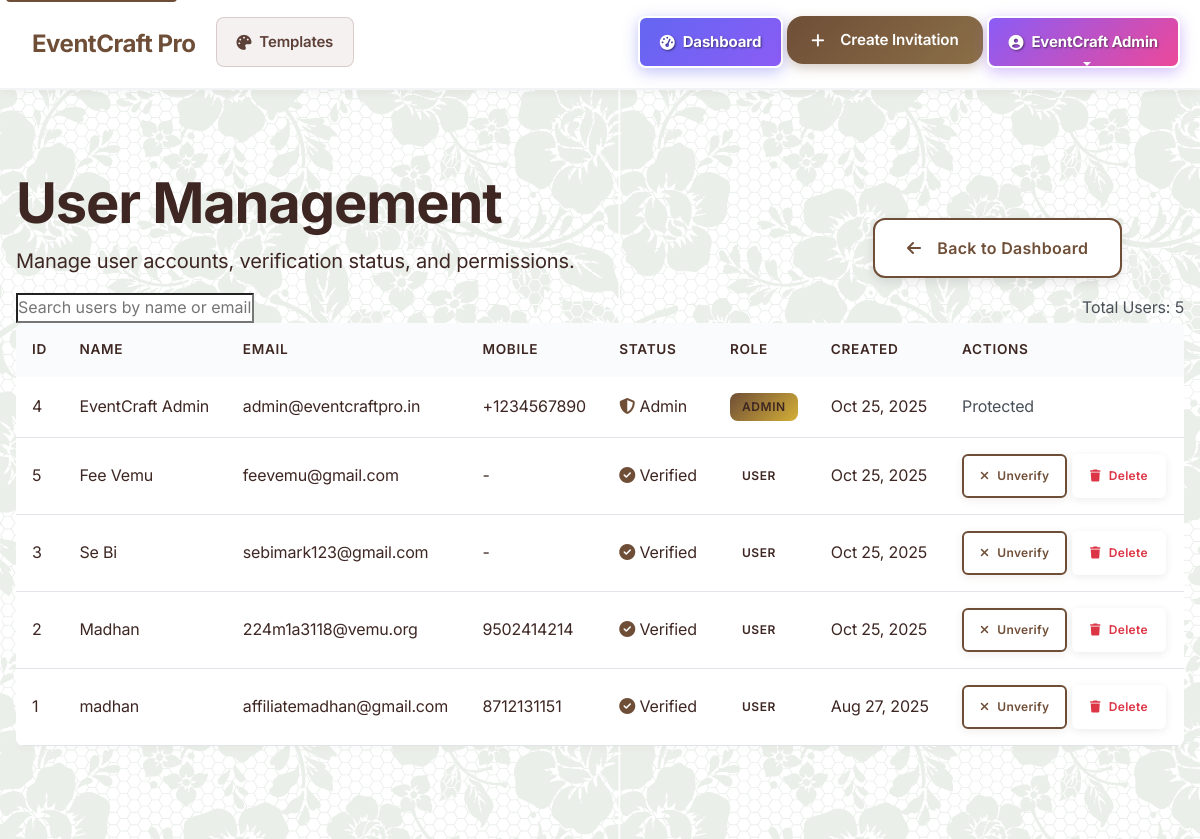
Before: /admin/users (signed in, upper part) with the older database file.
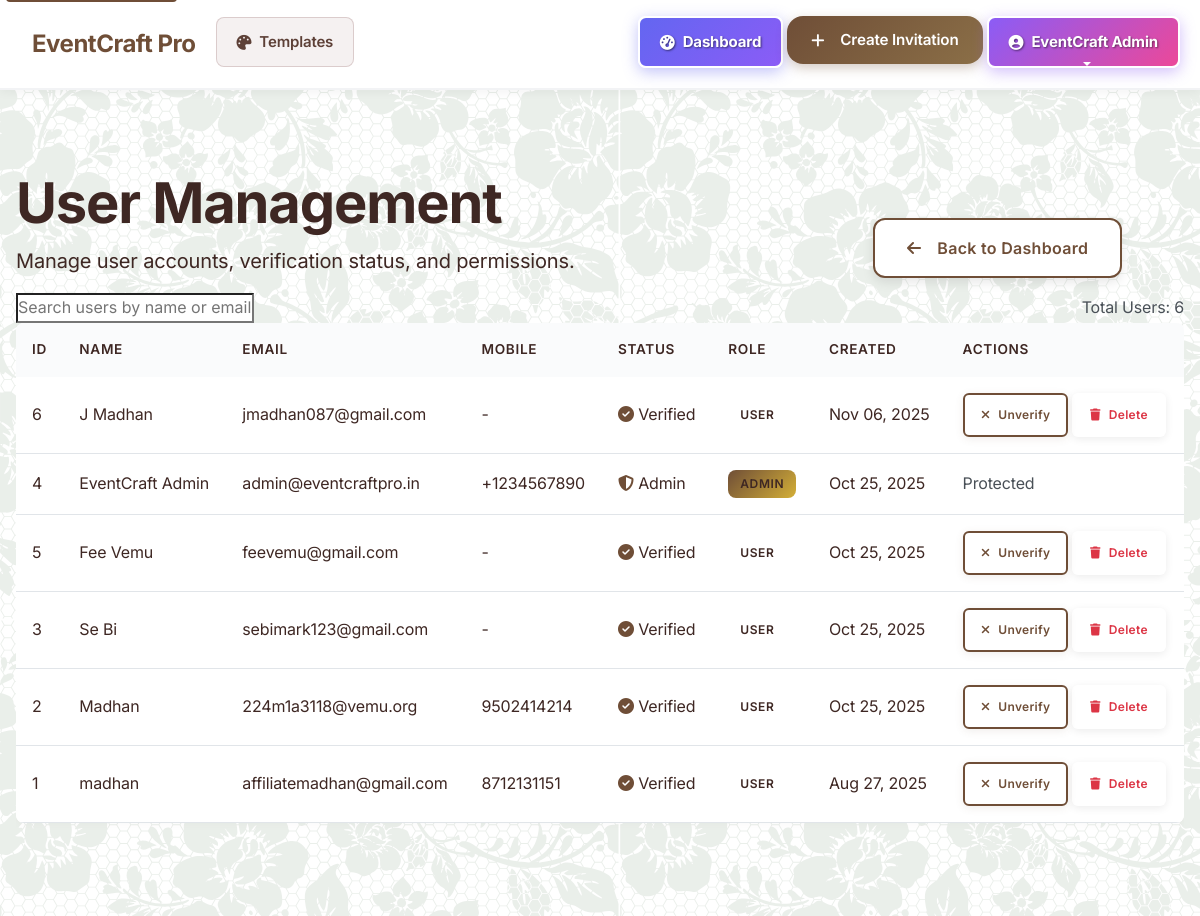
After: the same page with the newer database file.
### models.py (models this page shows)
class User(db.Model):
    __tablename__ = 'users'
    id = db.Column(db.Integer, primary_key=True)
    name = db.Column(db.String(100), nullable=False)
    email = db.Column(db.String(120), unique=True, nullable=False)
    mobile = db.Column(db.String(15), nullable=False)
    password_hash = db.Column(db.String(255), nullable=False)
    is_verified = db.Column(db.Boolean, default=False)
    is_admin = db.Column(db.Boolean, default=False)
    google_id = db.Column(db.String(100), unique=True, nullable=True)
    created_at = db.Column(db.DateTime, default=datetime.utcnow)
    updated_at = db.Column(db.DateTime, default=datetime.utcnow, onupdate=datetime.utcnow)
    invitations = db.relationship('Invitation', backref='user', lazy=True, cascade='all, delete-orphan')

### routes.py (the view)
    @app.route('/admin/users')
    def admin_users():
        if not is_admin():
            flash('Access denied. Admin privileges required.', 'error')
            return redirect(url_for('dashboard'))
        users = User.query.order_by(User.created_at.desc()).all()
        return render_template('admin/users.html', users=users)

### app.py (called while the page is built)
@app.context_processor
def inject_session():
    from flask import session
    return dict(session=session)

### routes.py (called while the page is built)
def is_authenticated():
    return 'user_id' in session

def is_admin():
    if not is_authenticated():
        return False
    user = User.query.get(session['user_id'])
    return user and user.is_admin

### templates/admin/users.html (shortened to what this page needs)
{% extends "base.html" %}
{% block content %}
<section class="admin-hero">
    <div class="container">
        <div class="row align-items-center">
            <div class="col-lg-8">
                <h1 class="hero-title">User Management</h1>
                <p class="hero-subtitle">
                    Manage user accounts, verification status, and permissions.
                </p>
            </div>
            <div class="col-lg-4 text-center">
                <div class="hero-actions">
                    <a href="{{ url_for('admin_dashboard') }}" class="btn btn-light btn-lg">
                        <i class="fas fa-arrow-left me-2"></i>
                        Back to Dashboard
                    </a>
                </div>
            </div>
        </div>
    </div>
</section>
<section class="admin-content">
    <div class="container">
        <div class="search-bar">
            <div class="row align-items-center">
                <div class="col-md-8">
                    <input type="text" class="search-input" id="userSearch" placeholder="Search users by name or email...">
                </div>
                <div class="col-md-4 text-md-end">
                    <span class="text-muted">Total Users: {{ users|length }}</span>
                </div>
            </div>
        </div>
        <div class="admin-table">
            <div class="table-responsive">
                <table class="table">
                    <thead>
                        <tr>
                            <th>ID</th>
                            <th>Name</th>
                            <th>Email</th>
                            <th>Mobile</th>
                            <th>Status</th>
                            <th>Role</th>
                            <th>Created</th>
                            <th>Actions</th>
                        </tr>
                    </thead>
                    <tbody id="usersTableBody">
                        {% for user in users %}
                        <tr data-user-id="{{ user.id }}">
                            <td>{{ user.id }}</td>
                            <td>{{ user.name }}</td>
                            <td>{{ user.email }}</td>
                            <td>{{ user.mobile or '-' }}</td>
                            <td>
                                {% if user.is_admin %}
                                    <span class="user-status admin">
                                        <i class="fas fa-shield-alt"></i>
                                        Admin
                                    </span>
                                {% elif user.is_verified %}
                                    <span class="user-status verified">
                                        <i class="fas fa-check-circle"></i>
                                        Verified
                                    </span>
                                {% else %}
                                    <span class="user-status unverified">
                                        <i class="fas fa-times-circle"></i>
                                        Unverified
                                    </span>
                                {% endif %}
                            </td>
                            <td>
                                {% if user.is_admin %}
                                    <span class="badge bg-danger">Admin</span>
                                {% else %}
                                    <span class="badge bg-secondary">User</span>
                                {% endif %}
                            </td>
                            <td>{{ user.created_at.strftime('%b %d, %Y') }}</td>
                            <td>
                                <div class="action-buttons">
                                    {% if not user.is_admin %}
                                        <button class="btn btn-outline-primary btn-sm toggle-status-btn"
                                                data-user-id="{{ user.id }}"
                                                data-current-status="{{ user.is_verified }}">
                                            {% if user.is_verified %}
                                                <i class="fas fa-times"></i> Unverify
                                            {% else %}
                                                <i class="fas fa-check"></i> Verify
                                            {% endif %}
                                        </button>
                                        <button class="btn btn-outline-danger btn-sm delete-user-btn"
                                                data-user-id="{{ user.id }}"
                                                data-user-name="{{ user.name }}">
                                            <i class="fas fa-trash"></i> Delete
                                        </button>
                                    {% else %}
                                        <span class="text-muted">Protected</span>
                                    {% endif %}
                                </div>
                            </td>
                        </tr>
                        {% endfor %}
                    </tbody>
                </table>
            </div>
        </div>
    </div>
</section>
{% endblock %}

### templates/base.html (shortened to what this page needs)
<!DOCTYPE html>
<html lang="en">
<head>
    <link href="https://cdn.jsdelivr.net/npm/bootstrap@5.3.0/dist/css/bootstrap.min.css" rel="stylesheet">
    <link rel="stylesheet" href="https://cdnjs.cloudflare.com/ajax/libs/font-awesome/6.4.0/css/all.min.css">
    <link rel="stylesheet" href="/static/css/floral-animations.css">
    <link rel="stylesheet" href="/static/css/style.css?v=12.0">
</head>
<body>
    <nav class="navbar navbar-expand-lg fixed-top glass" id="mainNavbar" role="navigation" aria-label="Main navigation">
        <div class="container">
            <a class="navbar-brand" href="{{ url_for('index') }}" aria-label="EventCraft Pro - Go to homepage">
                EventCraft Pro
            </a>
            <div class="collapse navbar-collapse" id="navbarNav">
                <ul class="navbar-nav me-auto" role="menubar">
                    <li class="nav-item" role="none">
                        <a class="nav-link" href="{{ url_for('templates') }}" role="menuitem" aria-label="Browse invitation templates">
                            <i class="fas fa-palette me-1" aria-hidden="true"></i>Templates
                        </a>
                    </li>
                </ul>
                <ul class="navbar-nav ms-auto">
                    {% if session.user_id %}
                        <li class="nav-item">
                            <a class="nav-link" href="{{ url_for('dashboard') }}">
                                <i class="fas fa-tachometer-alt me-1"></i>Dashboard
                            </a>
                        </li>
                        <li class="nav-item">
                            <a class="btn-primary-custom" href="{{ url_for('templates') }}">
                                <i class="fas fa-plus me-1"></i>Create Invitation
                            </a>
                        </li>
                        <li class="nav-item dropdown">
                            <a class="nav-link dropdown-toggle" href="#" role="button" data-bs-toggle="dropdown" aria-expanded="false">
                                <i class="fas fa-user-circle me-1"></i>{{ session.user_name if session.user_name else 'User' }}
                            </a>
                        </li>
                    {% else %}
                        <li class="nav-item">
                            <a class="btn-primary-custom" href="{{ url_for('auth') }}">
                                <i class="fas fa-rocket me-1"></i>Get Started
                            </a>
                        </li>
                    {% endif %}
                </ul>
            </div>
        </div>
    </nav>
    <div class="mobile-nav-overlay" id="mobileNavOverlay"></div>
    <main id="main-content" class="main-content" role="main" aria-label="Main content">
    <main class="fade-in">
        {% block content %}{% endblock %}
    </main>
</body>
</html>

Changed rows visible on the page:
added User: id "6", name "J Madhan", email "jmadhan087@gmail.com", mobile "-", is_admin False (drawn), created_at "Nov 06, 2025", is_verified True (drawn)
Other visible differences:
{{ users|length }}: "5" → "6"
